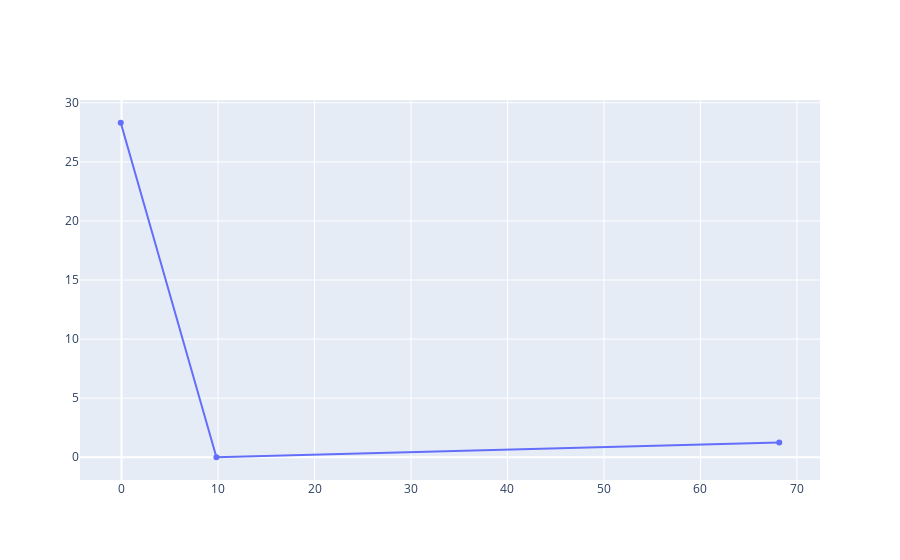

Notebook code cell kept with this figure:
### Code cell
figure = go.Figure()

figure.add_trace(go.Scatter(x=expiration_dates, y=df['impliedVolatility']))

### Figure 1 — Plotly figure (JSON) as saved in the notebook; plotly's stock layout.template omitted (floating-point values rounded to 4 significant figures)
{"data": [{"type": "scatter", "x": [-0.08333, 9.833, 68.17], "y": [28.31, 1e-05, 1.259]}], "layout": {}}
